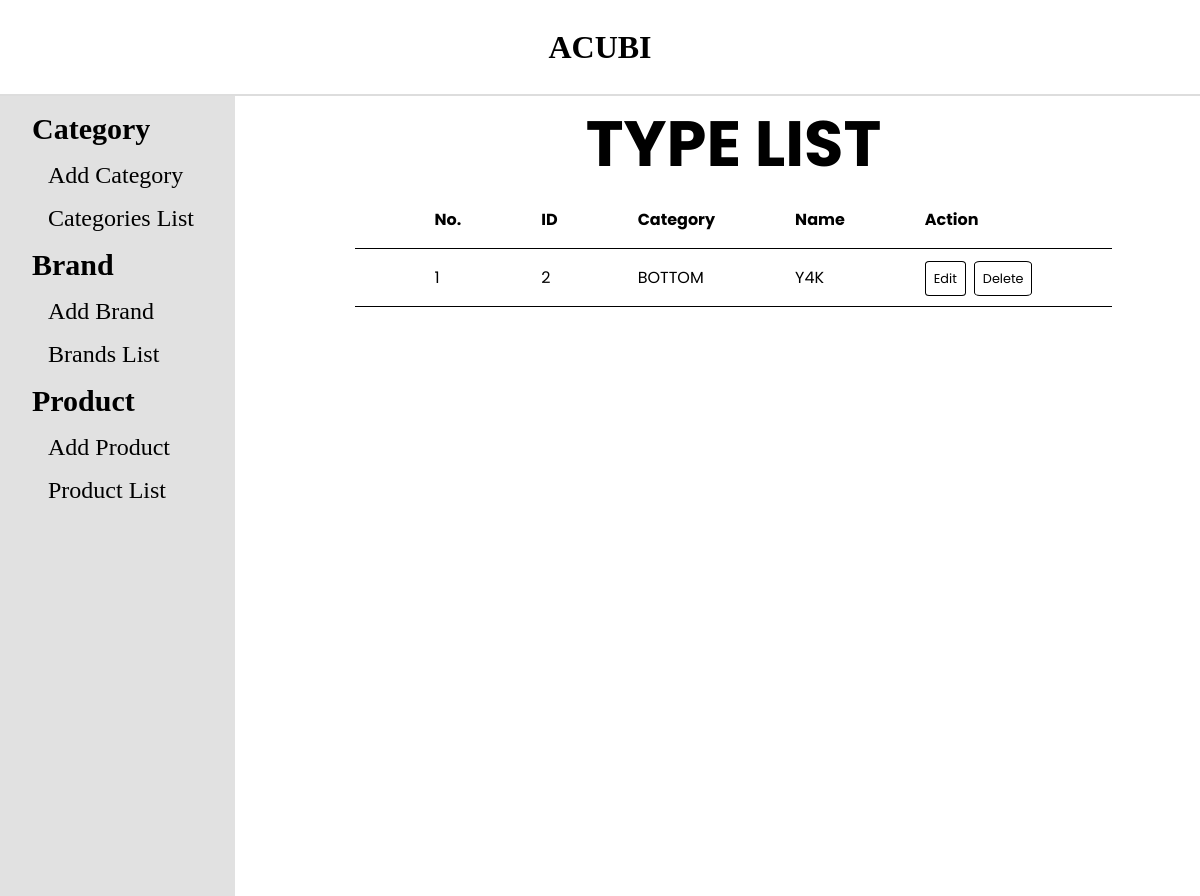
Before: /admin/brandlist.php with the older database file.
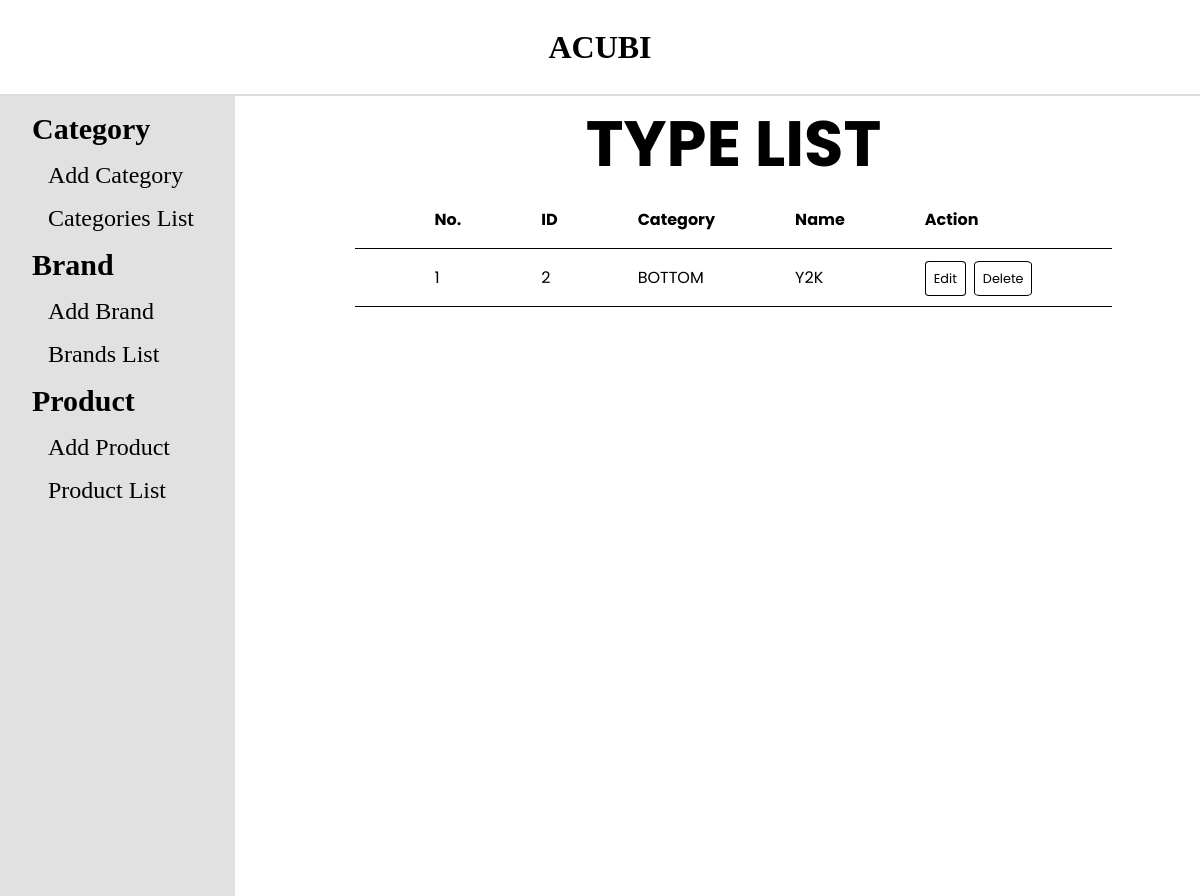
After: the same page with the newer database file.
### tables this page shows
CREATE TABLE `tbl_brand` (
  `brand_id` int(11) NOT NULL,
  `category_id` int(11) NOT NULL,
  `brand_name` varchar(255) NOT NULL
);

CREATE TABLE `tbl_category` (
  `category_id` int(11) NOT NULL,
  `category_name` varchar(255) NOT NULL
);

### admin/database.php (called while the page is built, shortened)
<?php
class Database
{
    public $host = DB_HOST;
    public $user = DB_USER;
    public $pass = DB_PASS;
    public $dbname = DB_NAME;
    public $link;
    private function connectDB()
    {
        $this->link = new mysqli($this->host, $this->user, $this->pass, $this->dbname);
    }
    public function select($query)
    {
        $result = $this->link->query($query) or
            die($this->link->error . __LINE__);
        if ($result->num_rows > 0) {
            return $result;
        } else {
            return false;
        }
    }
}
?>

### admin/class/brand_class.php (called while the page is built, shortened)
<?php
    include "database.php"
?>
<?php
class Brand {
    private $db;
    public function __construct() {
        $this -> db = new Database();
    }
    public function showBrand() {
        $query = "SELECT tbl_brand.*, tbl_category.category_name
        FROM tbl_brand INNER JOIN tbl_category ON tbl_brand.category_id = tbl_category.category_id
        ORDER BY tbl_brand.brand_id";
        $result = $this -> db -> select($query);
        return $result;
    }
}
?>

### admin/brandlist.php (the view, shortened to what this page needs)
<?php
include "header.php";
include "sidebar.php";
include "class/brand_class.php";
?>
<?php
$brand = new Brand;
$showbrand = $brand->showBrand();
?>
<div class="right">
  <div class="category-list">
    <h1>TYPE LIST</h1>
    <table>
      <tr>
        <th>No.</th>
        <th>ID</th>
        <th>Category</th>
        <th>Name</th>
        <th colspan="2">Action</th>
      </tr>
      <?php
      if ($showbrand) {
        $i = 0;
        while ($result = $showbrand->fetch_assoc()) {
          $i++;
      ?>
          <tr>
            <td><?php echo $i ?></td>
            <td><?php echo $result['brand_id'] ?></td>
            <td><?php echo $result['category_name'] ?></td>
            <td><?php echo $result['brand_name'] ?></td>
            <td>
              <a class="btn" href="brandedit.php?brand_id=<?php echo $result['brand_id'] ?>">
                Edit
              </a>
            </td>
            <td> <a class="btn" href="branddelete.php?brand_id= <?php echo $result['brand_id'] ?>">
                Delete
              </a></td>
          </tr>
      <?php
        }
      }
      ?>
    </table>
  </div>
</div>
</section>
</body>
</html>

Changed rows visible on the page:
changed tbl_brand "BOTTOM": brand_name "Y4K" → "Y2K"
